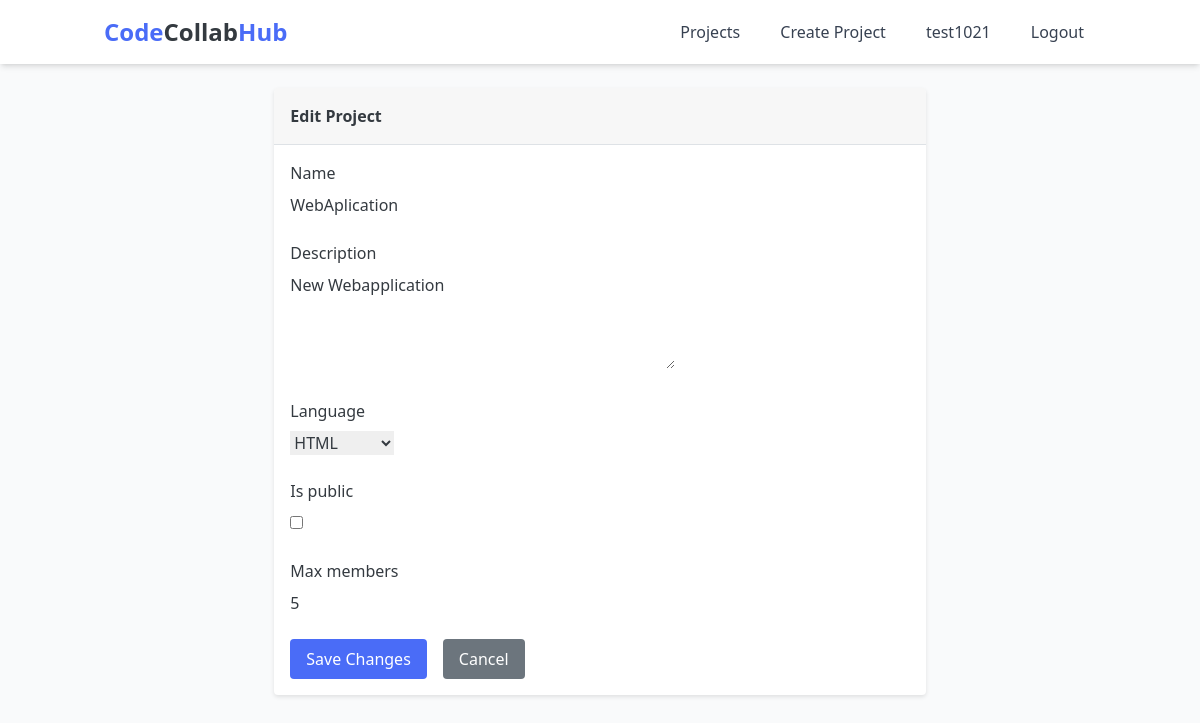
The page /projects/2/edit/ (signed in) on the database its author committed.
### projects/models.py (models this page shows, shortened)
class Project(models.Model):
    LANGUAGE_CHOICES = [
        ('python', 'Python'),
        ('javascript', 'JavaScript'),
        ('java', 'Java'),
        ('cpp', 'C++'),
        ('csharp', 'C#'),
        ('php', 'PHP'),
        ('ruby', 'Ruby'),
        ('html', 'HTML/CSS'),
        ('other', 'Other'),
    ]
    name = models.CharField(max_length=200)
    description = models.TextField(blank=True)
    language = models.CharField(max_length=20, choices=LANGUAGE_CHOICES, default='python')
    created_at = models.DateTimeField(default=datetime.utcnow)
    updated_at = models.DateTimeField(default=datetime.utcnow)
    owner = models.ForeignKey(User, on_delete=models.CASCADE, related_name='owned_projects')
    is_public = models.BooleanField(default=False)
    max_members = models.IntegerField(default=5, validators=[MinValueValidator(2), MaxValueValidator(20)])
    members = models.ManyToManyField(User, through='ProjectMembership', related_name='member_projects')
    class Meta:
        ordering = ['-created_at']
        unique_together = ['owner', 'name']

### projects/views.py (the view)
# urls.py: path('projects/<int:project_id>/edit/', views.edit_project, name='edit_project'),
@login_required
def edit_project(request, project_id):
    try:
        project = Project.objects.get(id=project_id)
        if project.owner_id != request.user.id:
            return HttpResponseForbidden("Only the project owner can edit project details.")
        if request.method == 'POST':
            form = ProjectForm(request.POST)
            if form.is_valid():
                project.name = form.cleaned_data['name']
                project.description = form.cleaned_data['description']
                project.language = form.cleaned_data['language']
                project.is_public = form.cleaned_data['is_public']
                project.max_members = form.cleaned_data['max_members']
                project.save()
                messages.success(request, f'Project "{project.name}" updated successfully!')
                return redirect('project_detail', project_id=str(project.id))
        else:
            form = ProjectForm(initial={
                'name': project.name,
                'description': project.description,
                'language': project.language,
                'is_public': project.is_public,
                'max_members': project.max_members,
            })
        return render(request, 'projects/create_project.html', {
            'form': form,
            'edit_mode': True,
            'project': project  # Pass the project object to the template
        })
    except Project.DoesNotExist:
        messages.error(request, 'Project not found.')
        return redirect('project_list')

### projects/forms.py (shortened to what this page needs)
class ProjectForm(forms.Form):
    name = forms.CharField(max_length=100)
    description = forms.CharField(widget=forms.Textarea(attrs={'rows': 4}), required=False)
    language = forms.ChoiceField(choices=[
        ('python', 'Python'),
        ('javascript', 'JavaScript'),
        ('html', 'HTML'),
        ('css', 'CSS'),
        ('java', 'Java'),
        ('cpp', 'C++'),
        ('c', 'C'),
        ('php', 'PHP'),
        ('ruby', 'Ruby'),
        ('go', 'Go'),
        ('rust', 'Rust'),
        ('swift', 'Swift'),
        ('kotlin', 'Kotlin'),
        ('scala', 'Scala'),
        ('r', 'R'),
        ('matlab', 'MATLAB'),
        ('sql', 'SQL'),
        ('shell', 'Shell'),
        ('powershell', 'PowerShell'),
        ('markdown', 'Markdown'),
        ('plaintext', 'Plain Text'),
    ])
    is_public = forms.BooleanField(required=False)
    max_members = forms.IntegerField(min_value=2, max_value=20, initial=10)

### templates/projects/create_project.html (shortened to what this page needs)
{% extends 'base.html' %}
{% block content %}
<div class="row">
    <div class="col-8" style="margin: 0 auto;">
        <div class="card">
            <div class="card-header">
                <h2>
                    {% if edit_mode %}
                        Edit Project
                    {% elif is_file %}
                        Create File
                    {% else %}
                        Create Project
                    {% endif %}
                </h2>
            </div>
            <div class="card-body">
                <form method="post" id="{% if is_file %}file-form{% else %}project-form{% endif %}">
                    {% for field in form %}
                    <div class="form-group">
                        <label for="{{ field.id_for_label }}" class="form-label">{{ field.label }}</label>
                        {{ field }}
                    </div>
                    {% endfor %}
                    <div class="form-actions">
                        <button type="submit" class="btn btn-primary">
                            {% if edit_mode %}
                                Save Changes
                            {% else %}
                                Create
                            {% endif %}
                        </button>
                        {% if is_file %}
                            <a href="{% url 'project_detail' project.id %}" class="btn btn-secondary">Cancel</a>
                        {% elif edit_mode %}
                            <a href="{% url 'project_detail' project.id %}" class="btn btn-secondary">Cancel</a>
                        {% else %}
                            <a href="{% url 'project_list' %}" class="btn btn-secondary">Cancel</a>
                        {% endif %}
                    </div>
                </form>
            </div>
        </div>
    </div>
</div>
{% endblock %}

### templates/base.html (shortened to what this page needs)
<!DOCTYPE html>
<html lang="en">
<head>
    <script src="https://cdn.tailwindcss.com"></script>
    <link rel="stylesheet" href="/static/css/main.css">
    <link rel="stylesheet" href="https://cdnjs.cloudflare.com/ajax/libs/codemirror/5.65.2/codemirror.min.css">
</head>
<body class="bg-gray-50 min-h-screen">
    <nav class="bg-white shadow-md">
        <div class="container mx-auto px-4 py-3">
            <div class="flex justify-between items-center">
                <a href="{% url 'project_list' %}" class="text-2xl font-bold text-primary">Code<span class="text-dark">Collab</span>Hub</a>
                <div class="flex space-x-4">
                    {% if user.is_authenticated %}
                        <a href="{% url 'project_list' %}" class="px-3 py-2 text-gray-700 hover:text-primary transition">Projects</a>
                        <a href="{% url 'create_project' %}" class="px-3 py-2 text-gray-700 hover:text-primary transition">Create Project</a>
                        <a href="{% url 'profile' %}" class="px-3 py-2 text-gray-700 hover:text-primary transition">{{ user.username }}</a>
                        <form method="post" action="{% url 'logout' %}" class="inline">
                            <button type="submit" class="px-3 py-2 text-gray-700 hover:text-primary transition cursor-pointer">Logout</button>
                        </form>
                    {% else %}
                        <a href="{% url 'login' %}" class="px-3 py-2 text-gray-700 hover:text-primary transition">Login</a>
                        <a href="{% url 'register' %}" class="px-3 py-2 text-gray-700 hover:text-primary transition">Register</a>
                    {% endif %}
                </div>
            </div>
        </div>
    </nav>
    <div class="container mx-auto px-4 py-6">
        {% block content %}{% endblock %}
    </div>
</body>
</html>

### static/css/main.css (style rules this page uses)
:root { --primary-color: #4a6cf7; --secondary-color: #6c757d; --background-color: #f8f9fa; --dark-color: #343a40; --light-color: #fff; --border-color: #dee2e6; --success-color: #28a745; --danger-color: #dc3545; --warning-color: #ffc107; --info-color: #17a2b8; }
body { font-family: 'Segoe UI', Tahoma, Geneva, Verdana, sans-serif; line-height: 1.6; color: var(--dark-color); background-color: var(--background-color); margin: 0; padding: 0; }
.container { width: 100%; max-width: 1200px; margin: 0 auto; padding: 0 15px; }
.btn { display: inline-block; padding: 0.5rem 1rem; border: none; border-radius: 4px; cursor: pointer; text-decoration: none; font-size: 1rem; transition: background-color 0.3s, color 0.3s; }
.btn-primary { background-color: var(--primary-color); color: var(--light-color); }
.btn-secondary { background-color: var(--secondary-color); color: var(--light-color); }
.card { background-color: var(--light-color); border-radius: 4px; box-shadow: 0 2px 4px rgba(0, 0, 0, 0.1); margin-bottom: 1.5rem; overflow: hidden; }
.card-header { padding: 1rem; background-color: rgba(0, 0, 0, 0.03); border-bottom: 1px solid var(--border-color); font-weight: bold; }
.card-body { padding: 1rem; }
.form-group { margin-bottom: 1rem; }
.form-label { display: block; margin-bottom: 0.5rem; font-weight: 500; }
.row { display: flex; flex-wrap: wrap; margin-right: -15px; margin-left: -15px; }
.col-8 { flex: 0 0 66.666667%; max-width: 66.666667%; padding-right: 15px; padding-left: 15px; }

### templates/projects/create_project.html (style rules this page uses)
.form-group { margin-bottom: 1.5rem; }
.form-actions { display: flex; gap: 1rem; }

### rows shown on the page
Project: form "WebAplication" "New Webapplication" "HTML" "5"

### other values the page prints
{{ user.username }} "test1021"
{{ field.label }} "Name" "Description" "Language" "Is public" "Max members"
